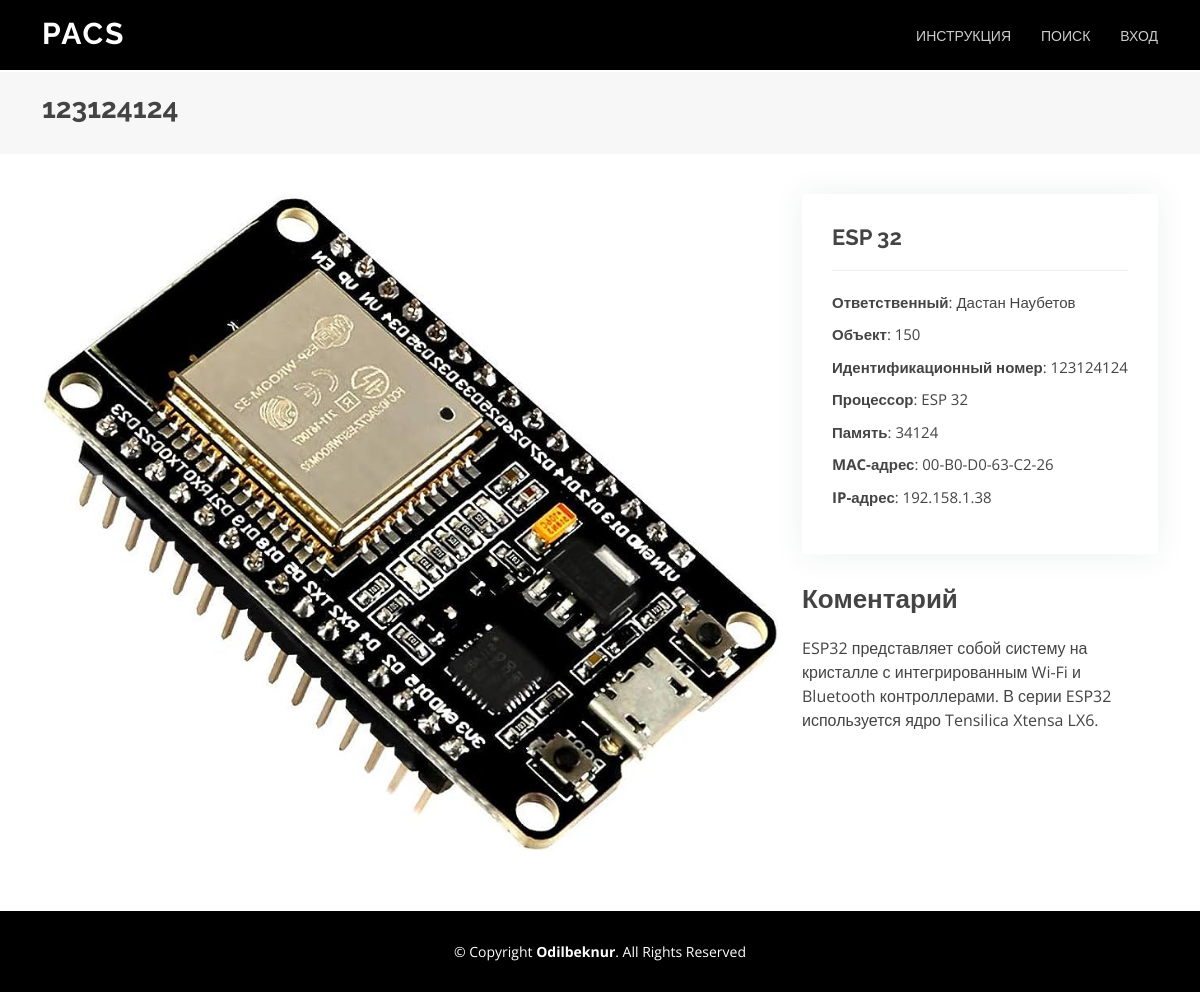
The app's page /base/1/detail with its own data.
### home/models.py (models this page shows, shortened)
class Plant(models.Model):
    category_id = models.ForeignKey(Category, related_name='category', on_delete=models.PROTECT, blank=True)
    room_number = models.CharField(max_length=4)
    inventar_number = models.IntegerField(unique=True, blank=True)
    model_id = models.ForeignKey(Model, on_delete=models.PROTECT, blank=True)
    responsible_id = models.ForeignKey(Responsible, on_delete=models.PROTECT)
    processor = models.CharField(max_length=70, blank=True)
    memory = models.CharField(max_length=70, blank=True)
    mac_address = models.CharField(max_length=50, blank=True)
    ip_address = models.CharField(max_length=50, blank=True)
    description = models.TextField()
    status = models.CharField(max_length=40, null=True, default='В сети')

class Category(models.Model):
    name = models.CharField(max_length=100)
    image = models.ImageField(upload_to='static/images')

class Model(models.Model):
    name = models.CharField(max_length=100)
    description = models.TextField()
    image = models.ImageField(upload_to='static/images')
    def __str__(self) -> str:
        return self.name

class Responsible(models.Model):
    fullname = models.CharField(max_length=100)
    description = models.TextField()
    def __str__(self) -> str:
        return self.fullname

### home/views.py (the view)
# urls.py: path('base/<int:pk>/detail', Detail, name='detail'),
def Detail(request, pk):
    query =Plant.objects.filter(pk=pk)
    return render(request, 'detail.html', {'query': query})

### templates/detail.html (shortened to what this page needs)
{% load static %}
{% load static %}
<!DOCTYPE html>
<html lang="en">
<head>
  <link rel="stylesheet" href="https://cdnjs.cloudflare.com/ajax/libs/font-awesome/4.7.0/css/font-awesome.min.css">
  <link href="{% static 'styles/vendor/aos/aos.css' %}" rel="stylesheet">
  <link href="{% static 'styles/vendor/bootstrap/css/bootstrap.min.css' %}" rel="stylesheet">
  <link href="{% static 'styles/vendor/bootstrap-icons/bootstrap-icons.css' %}" rel="stylesheet">
  <link href="{% static 'styles/vendor/boxicons/css/boxicons.min.css' %}" rel="stylesheet">
  <link href="{% static 'styles/vendor/glightbox/css/glightbox.min.css' %}" rel="stylesheet">
  <link href="{% static 'styles/vendor/swiper/swiper-bundle.min.css' %}" rel="stylesheet">
  <link href="{% static 'styles/index.css' %}" rel="stylesheet">
  <link href="{% static 'styles/base.css' %}" rel="stylesheet">
</head>
<body>
<header id="header" class="fixed-top d-flex align-items-center">
    <div class="container d-flex justify-content-between">
      <div class="logo">
        <h1><a href="/">PACS</a></h1>
      </div>
      <nav id="navbar" class="navbar">
        <ul>
          <li><a class="nav-link scrollto" href="/#about">ИНСТРУКЦИЯ</a></li>
          <li><a class="nav-link scrollto" href="/#services">ПОИСК</a></li>
          <li><a class="nav-link scrollto" href="{% url 'login' %}">ВХОД</a></li>
        </ul>
      </nav>
    </div>
  </header>
  <main id="main">
      {% for m in query %}
      <section class="breadcrumbs">
        <div class="container">
          <div class="d-flex justify-content-between align-items-center">
            <h3><strong>{{ m.inventar_number }}</strong></h3>
          </div>
        </div>
      </section>
      <section id="portfolio-details" class="portfolio-details">
        <div class="container">
          <div class="row gy-4">
            <div class="col-lg-8">
              <div class="portfolio-details-slider swiper">
                <div class="swiper-wrapper align-items-center">
                  <div class="swiper-slide">
                    <img src="{{ m.category_id.image.url }}" alt="">
                  </div>
                </div>
              </div>
            </div>
            <div class="col-lg-4">
              <div class="portfolio-info">
                <h3>{{ m.model_id }} </h3>
                <ul>
                  <li><strong>Ответственный</strong>: {{ m.responsible_id }}</li>
                  <li><strong>Объект</strong>: {{ m.room_number }}</li>
                  <li><strong>Идентификационный номер</strong>: {{ m.inventar_number }}</li>
                  <li><strong>Процессор</strong>: {{ m.processor }} </li>
                  <li><strong>Память</strong>: {{ m.memory }}</li>
                  <li><strong>MAC-адрес</strong>: {{ m.mac_address }}</li>
                  <li><strong>IP-адрес</strong>: {{ m.ip_address }}</li>
                </ul>
              </div>
              <div class="portfolio-description">
                <h2>Коментарий</h2>
                <p>
                    {{ m.description }}
                </p>
              </div>
            </div>
          </div>
        </div>
      </section>
      {% endfor %}
  <footer id="footer">
    <div class="container">
      <div class="copyright">
        &copy; Copyright <strong><span>Odilbeknur</span></strong>. All Rights Reserved
      </div>
    </div>
  </footer>
</main>
</body>
</html>

### static/styles/index.css (style rules this page uses)
body { font-family: "Open Sans", sans-serif; color: #444444; }
a { color: #1bac91; text-decoration: none; }
h1, h2, h3, h4, h5, h6 { font-family: "Raleway", sans-serif; }
#header { height: 70px; transition: all 0.5s; z-index: 997; background: #000; }
#header .logo h1 { font-size: 30px; margin: 0; padding: 6px 0; line-height: 1; font-weight: 700; letter-spacing: 2px; text-transform: uppercase; }
#header .logo h1 a, #header .logo h1 a:hover { color: #fff; text-decoration: none; }
.navbar { padding: 0; }
.navbar ul { margin: 0; padding: 0; display: flex; list-style: none; align-items: center; }
.navbar li { position: relative; }
.navbar > ul > li + li { margin-left: 30px; }
.navbar a, .navbar a:focus { display: flex; align-items: center; justify-content: space-between; padding: 12px 0; font-size: 14px; color: rgba(255, 255, 255, 0.8); white-space: nowrap; transition: 0.3s; position: relative; }
.navbar > ul > li > a:before { content: ""; position: absolute; width: 100%; height: 2px; bottom: 3px; left: 0; background-color: #1bac91; visibility: hidden; width: 0px; transition: all 0.3s ease-in-out 0s; }
section { padding: 60px 0; overflow: hidden; }
.breadcrumbs { padding: 20px 0; background-color: #f7f7f7; min-height: 40px; margin-top: 72px; }
.portfolio-details { padding-top: 40px; }
.portfolio-details .portfolio-details-slider img { width: 100%; }
.portfolio-details .portfolio-info { padding: 30px; box-shadow: 0px 0 30px rgba(33, 65, 60, 0.08); }
.portfolio-details .portfolio-info h3 { font-size: 22px; font-weight: 700; margin-bottom: 20px; padding-bottom: 20px; border-bottom: 1px solid #eee; }
.portfolio-details .portfolio-info ul { list-style: none; padding: 0; font-size: 15px; }
.portfolio-details .portfolio-info ul li + li { margin-top: 10px; }
.portfolio-details .portfolio-description { padding-top: 30px; }
.portfolio-details .portfolio-description h2 { font-size: 26px; font-weight: 700; margin-bottom: 20px; }
.portfolio-details .portfolio-description p { padding: 0; }
#footer { background: black; padding: 0 0 30px 0; color: #fff; font-size: 14px; }
#footer .copyright { text-align: center; padding-top: 30px; }

### records on screen
Plant: inventar_number "123124124", category_id.image (picture), model_id "ESP 32", responsible_id "Дастан Наубетов", room_number "150", processor "ESP 32", memory "34124", mac_address "00-B0-D0-63-C2-26", ip_address "192.158.1.38", description "ESP32 представляет собой систему на кристалле с интегрированным Wi-Fi и Bluetooth контроллерами. В серии ESP32 используется ядро Tensilica Xtensa LX6."
